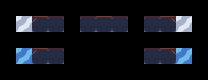

Tiled map render using the project's own tile images. Description and the whole map definition, tile-layer contents included, below:
An orthogonal 13x5 tile map with 16x16 px tiles, 3 tile layers (regions, input_prototype, output_bridge), 2 tilesets.

<map version="1.5" tiledversion="1.7.2" orientation="orthogonal" renderorder="right-down" width="13" height="5" tilewidth="16" tileheight="16" infinite="0" nextlayerid="5" nextobjectid="1">
 <tileset firstgid="1" source="../tilesets/automap.tsx" />
 <tileset firstgid="9" source="../tilesets/bridge.tsx" />
 <layer id="1" name="regions" width="13" height="5">
  <data encoding="csv">
0,0,0,0,0,0,0,0,0,0,0,0,0,
0,3,3,3,0,3,3,3,0,3,3,3,0,
0,0,0,0,0,0,0,0,0,0,0,0,0,
0,3,3,3,0,0,0,0,0,3,3,3,0,
0,0,0,0,0,0,0,0,0,0,0,0,0
</data>
 </layer>
 <layer id="2" name="input_prototype" width="13" height="5">
  <data encoding="csv">
0,0,0,0,0,0,0,0,0,0,0,0,0,
0,1,7,7,0,7,7,7,0,7,7,1,0,
0,0,0,0,0,0,0,0,0,0,0,0,0,
0,4,7,7,0,0,0,0,0,7,7,4,0,
0,0,0,0,0,0,0,0,0,0,0,0,0
</data>
 </layer>
 <layer id="4" name="output_bridge" width="13" height="5">
  <data encoding="csv">
0,0,0,0,0,0,0,0,0,0,0,0,0,
0,0,9,0,0,0,10,0,0,0,11,0,0,
0,0,0,0,0,0,0,0,0,0,0,0,0,
0,0,9,0,0,0,0,0,0,0,11,0,0,
0,0,0,0,0,0,0,0,0,0,0,0,0
</data>
 </layer>
</map>
